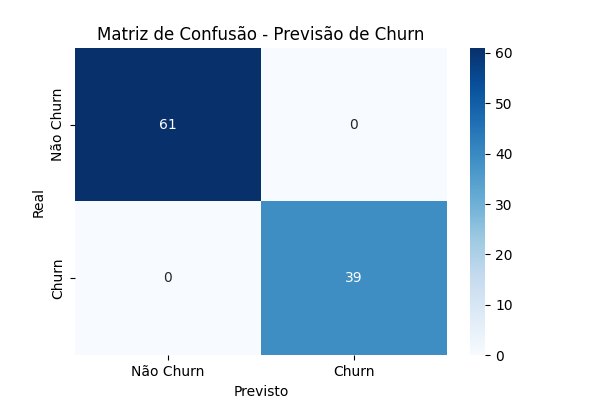

This figure's Python source:
import pandas as pd
import psycopg2
import matplotlib.pyplot as plt
import seaborn as sns
from sklearn.model_selection import train_test_split
from sklearn.ensemble import RandomForestClassifier
from sklearn.metrics import classification_report, confusion_matrix

# Conectar ao PostgreSQL e carregar os dados dos clientes e transações
conn = psycopg2.connect(
    dbname="desafio_bi",
    user="daniel",
    password="12345",
    host="localhost",
    port="5432"
)

query = """
    SELECT c.client_id, 
           COUNT(t.transaction_id) AS frequency,
           SUM(t.total_value) AS total_spent,
           SUM(t.total_value) / COUNT(t.transaction_id) AS avg_ticket,
           (CURRENT_DATE - MAX(t.transaction_date)) AS recency
    FROM desafio.clientes c
    JOIN desafio.transacoes t ON c.client_id = t.client_id
    GROUP BY c.client_id;
"""

import sqlalchemy

engine = sqlalchemy.create_engine("postgresql://daniel:12345@localhost:5432/desafio_bi")
clients_data = pd.read_sql(query, engine)
conn.close()

# Definir churn (1 se não compra há mais de 180 dias, 0 caso contrário)
clients_data["churn"] = (clients_data["recency"] > 450).astype(int) 


# Selecionar variáveis para o modelo
X = clients_data[["frequency", "total_spent", "avg_ticket", "recency"]]
y = clients_data["churn"]

# Dividir em treino e teste
X_train, X_test, y_train, y_test = train_test_split(X, y, test_size=0.2, random_state=42)

# Treinar modelo Random Forest para prever churn
model = RandomForestClassifier(n_estimators=100, random_state=42)
model.fit(X_train, y_train)

# Fazer previsões
y_pred = model.predict(X_test)

# Exibir métricas do modelo
print("Relatório de Classificação:")
print(classification_report(y_test, y_pred))

# Exibir matriz de confusão
tn, fp, fn, tp = confusion_matrix(y_test, y_pred).ravel()
print("Matriz de Confusão:")
print(f"Verdadeiros Negativos: {tn}")
print(f"Falsos Positivos: {fp}")
print(f"Falsos Negativos: {fn}")
print(f"Verdadeiros Positivos: {tp}")

# Plotar a matriz de confusão
plt.figure(figsize=(6, 4))
sns.heatmap(confusion_matrix(y_test, y_pred), annot=True, fmt="d", cmap="Blues", xticklabels=["Não Churn", "Churn"], yticklabels=["Não Churn", "Churn"])
plt.xlabel("Previsto")
plt.ylabel("Real")
plt.title("Matriz de Confusão - Previsão de Churn")
plt.show()
